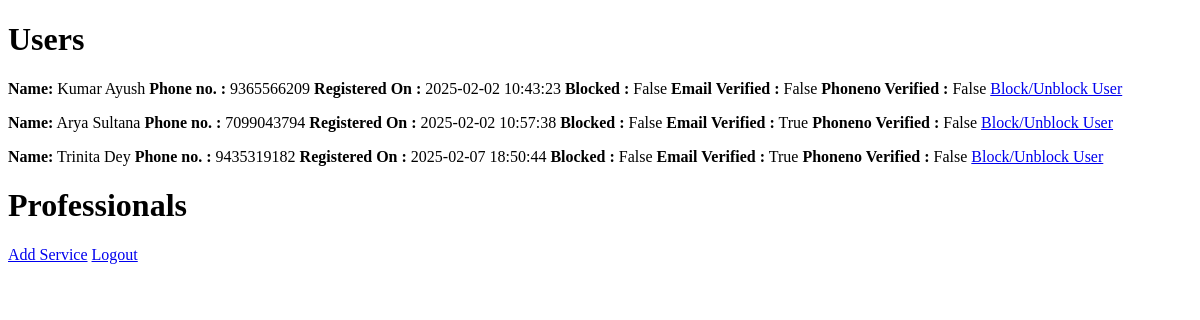
Page /admin (signed in) on the earlier database version.
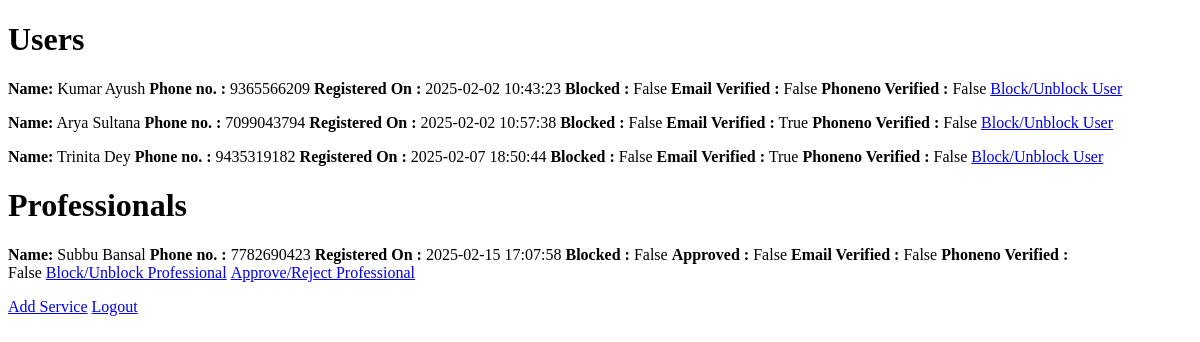
Same page on the later database version.
### models.py (models this page shows, shortened)
class User(UserMixin,db.Model):
    __tablename__="user"
    u_id=db.Column(db.Integer,autoincrement=True,primary_key=True)
    u_f_name=db.Column(db.String,nullable=False,unique=True)
    u_l_name = db.Column(db.String, nullable=False, unique=True)
    date_registred=db.Column(db.DateTime,default=db.func.current_timestamp())
    u_city=db.Column(db.String)
    u_address=db.Column(db.String)
    u_phoneno=db.Column(db.Integer,unique=True,nullable=False)
    u_email=db.Column(db.String,unique=True,nullable=False)
    u_pwd=db.Column(db.String,nullable=False)
    u_img_profile=db.Column(db.String)
    isBlock = db.Column(db.Boolean, default=False)
    e_verification = db.Column(db.Boolean, default=False)
    p_verification = db.Column(db.Boolean, default=False)

class Professional(UserMixin,db.Model):
    __tablename__="professional"
    p_id=db.Column(db.Integer,autoincrement=True,primary_key=True)
    p_f_name=db.Column(db.String,nullable=False,unique=True)
    p_l_name = db.Column(db.String, nullable=False, unique=True)
    p_date_registred=db.Column(db.DateTime,default=db.func.current_timestamp())
    p_city=db.Column(db.String)
    p_address=db.Column(db.String)
    p_phoneno=db.Column(db.Integer,unique=True,nullable=False)
    p_email=db.Column(db.String,unique=True,nullable=False)
    p_pwd=db.Column(db.String,nullable=False)
    p_img_profile=db.Column(db.String)
    isBlock = db.Column(db.Boolean, default=False)
    isApproved=db.Column(db.Boolean,default=False)
    e_verification = db.Column(db.Boolean, default=False)
    p_verification = db.Column(db.Boolean, default=False)
    s_id = db.Column(db.Integer, db.ForeignKey("service.s_id"))

### main.py (the view)
@app.route('/admin',methods=["GET","POST"])
@login_required
def admin():
    try:
        users = User.query.all()
        professionals = Professional.query.all()
        return render_template("admin.html", users=users, professionals=professionals)
    except:
        print("admin login exception")
        return redirect(url_for("admin_login"))

### main.py (called while the page is built)
@login_manager.user_loader
def load_user(user_id):
    parts=str(user_id).split("-")
    if len(parts)!=2:
        return None
    user_type,user_id=parts
    if user_type=="user":
        return User.query.get(int(user_id))
    elif user_type=="prof":
        return Professional.query.get(int(user_id))
    elif user_type=="admin":
        return Admin.query.get(int(user_id))
    else:
        return None

@app.after_request
def add_header(response):
    response.headers['Cache-Control'] = 'no-store, no-cache, must-revalidate, post-check=0, pre-check=0, max-age=0'
    response.headers['Pragma'] = 'no-cache'
    response.headers['Expires'] = '0'
    return response

### templates/admin.html (shortened to what this page needs)
<!DOCTYPE html>
<html lang="en">
<head>
</head>
<body>
<h1>Users</h1>
{% for i in users %}
<p><b>Name:</b> {{i.u_f_name}} {{i.u_l_name}}&nbsp;<b>Phone no. :</b> {{i.u_phoneno}}&nbsp;<b>Registered On :</b> {{i.date_registred}}&nbsp;<b>Blocked :</b> {{i.isBlock}}&nbsp;<b>Email Verified :</b> {{i.e_verification}}&nbsp;<b>Phoneno Verified :</b> {{i.p_verification}}&nbsp;<a href="admin/block/{{'user'}}/{{i.u_id}}">Block/Unblock User</a></p>
{% endfor %}
<h1>Professionals</h1>
{% for i in professionals %}
<p><b>Name:</b> {{i.p_f_name}} {{i.p_l_name}}&nbsp;<b>Phone no. :</b> {{i.p_phoneno}}&nbsp;<b>Registered On :</b> {{i.p_date_registred}}&nbsp;<b>Blocked :</b> {{i.isBlock}}&nbsp;<b>Approved :</b> {{i.isApproved}}&nbsp;<b>Email Verified :</b> {{i.e_verification}}&nbsp;<b>Phoneno Verified :</b> {{i.p_verification}}&nbsp;<a href="admin/block/{{'professional'}}/{{i.p_id}}">Block/Unblock Professional</a>&nbsp;<a href="admin/approve/{{'professional'}}/{{i.p_id}}">Approve/Reject Professional</a></p>
{% endfor %}
<a href="/admin/service/{{'s'}}/0">Add Service</a>
<a href="/alogout">Logout</a>
</body>
</html>

Differences in the rows shown:
added Professional: p_f_name "Subbu", p_l_name "Bansal", p_phoneno "7782690423", p_date_registred "2025-02-15 17:07:58", isBlock "False", isApproved "False", e_verification "False", p_verification "False"
